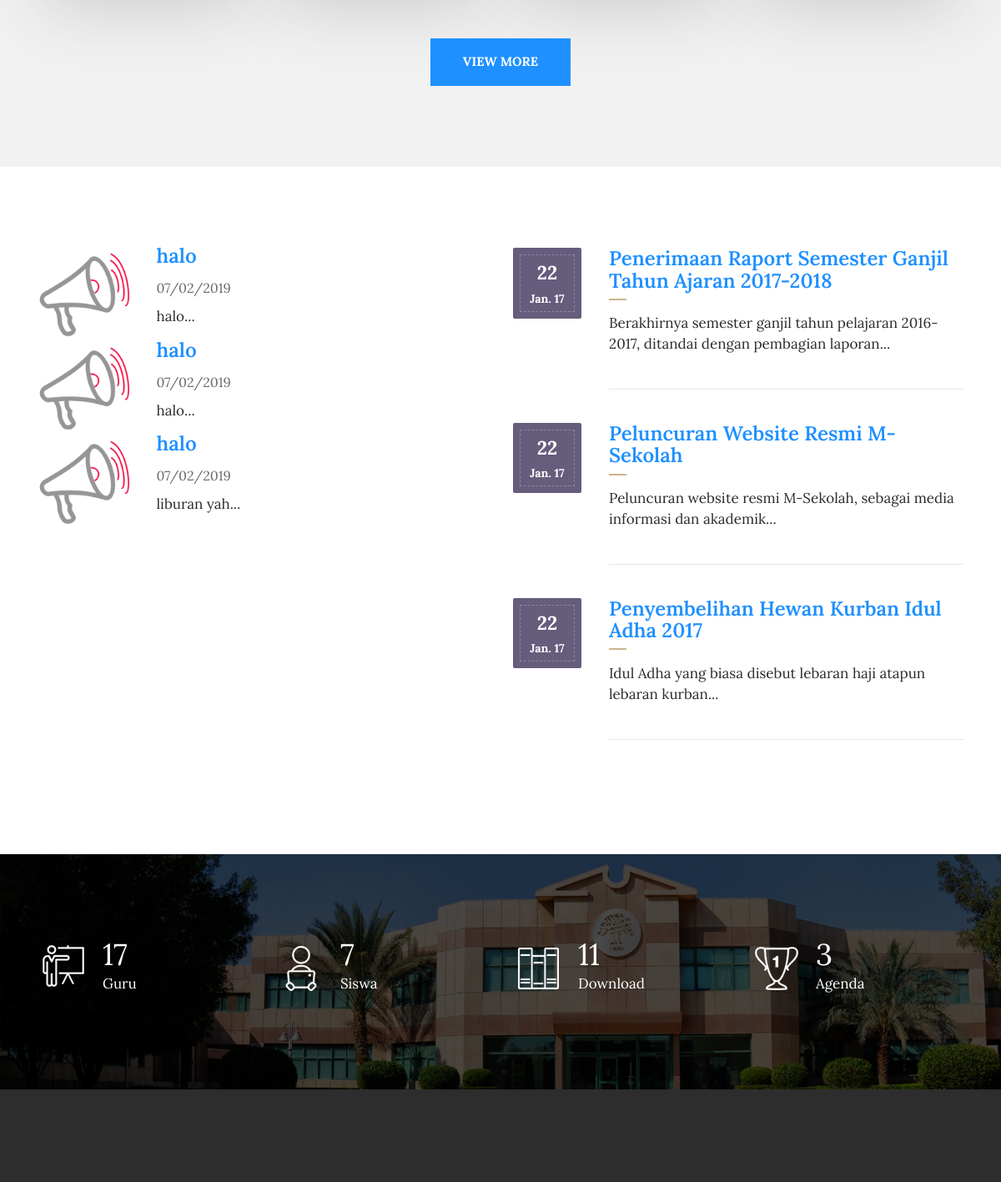
Before: / (middle part) with the older database file.
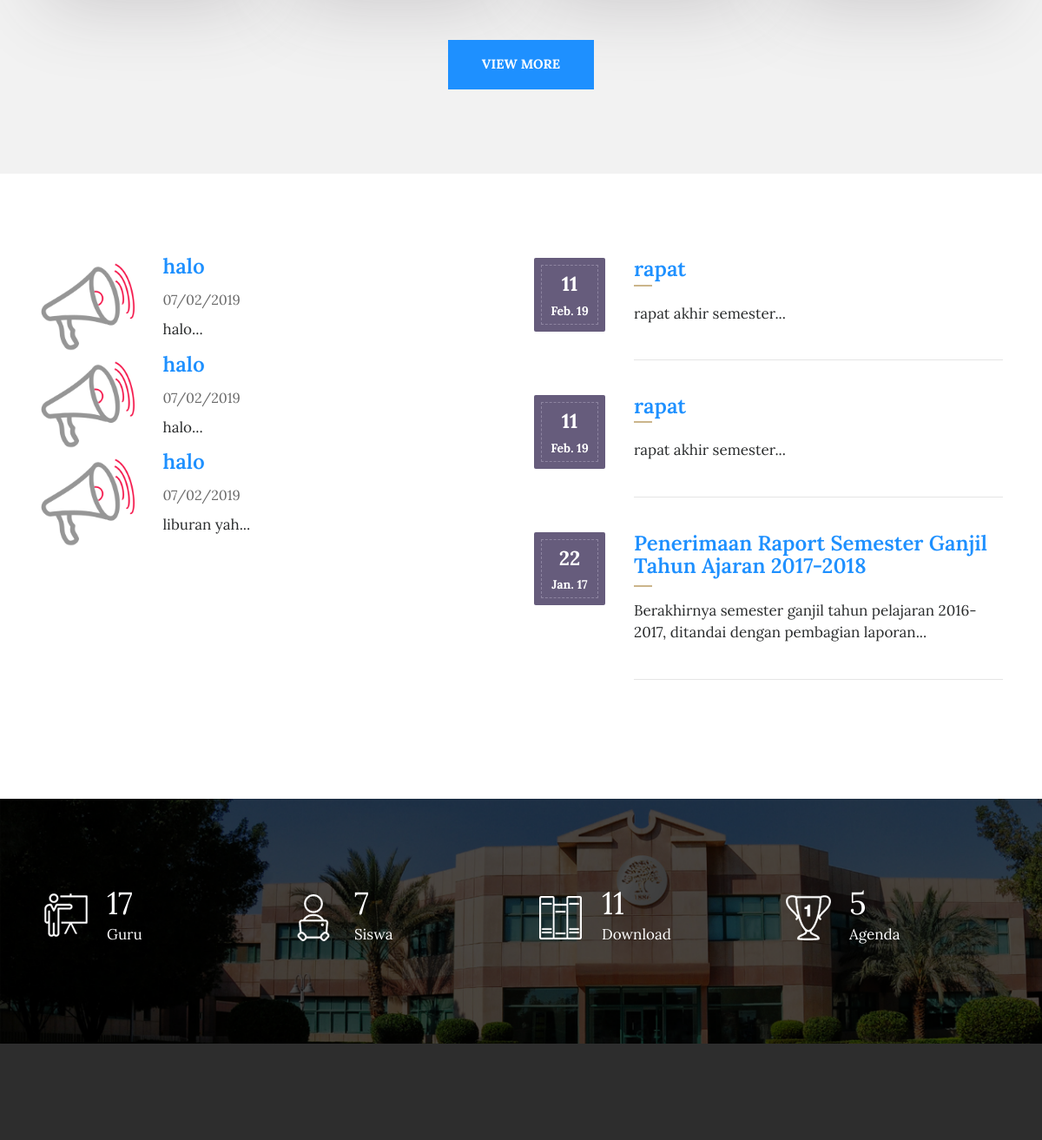
After: the same page with the newer database file.
### tables this page shows
CREATE TABLE `tbl_pengumuman` (
  `pengumuman_id` int(11) NOT NULL,
  `pengumuman_judul` varchar(150) DEFAULT NULL,
  `pengumuman_deskripsi` text,
  `pengumuman_tanggal` timestamp NULL DEFAULT CURRENT_TIMESTAMP,
  `pengumuman_author` varchar(60) DEFAULT NULL
);

CREATE TABLE `tbl_agenda` (
  `agenda_id` int(11) NOT NULL,
  `agenda_nama` varchar(200) DEFAULT NULL,
  `agenda_tanggal` timestamp NULL DEFAULT CURRENT_TIMESTAMP,
  `agenda_deskripsi` text,
  `agenda_mulai` date DEFAULT NULL,
  `agenda_selesai` date DEFAULT NULL,
  `agenda_tempat` varchar(90) DEFAULT NULL,
  `agenda_waktu` time(6) DEFAULT NULL,
  `agenda_keterangan` varchar(200) DEFAULT NULL,
  `agenda_author` varchar(60) DEFAULT NULL
);

### application/controllers/Home.php (called while the page is built, shortened)
<?php
class Home extends CI_Controller{
	function __construct(){
		$this->load->model('m_tulisan');
		$this->load->model('m_galeri');
		$this->load->model('m_pengumuman');
		$this->load->model('m_agenda');
		$this->load->model('m_files');
		$this->load->model('m_pengunjung');
	}
	function index(){
			$x['berita']=$this->m_tulisan->get_berita_home();
			$x['pengumuman']=$this->m_pengumuman->get_pengumuman_home();
			$x['agenda']=$this->m_agenda->get_agenda_home();
			$x['tot_guru']=$this->db->get('tbl_guru')->num_rows();
			$x['tot_siswa']=$this->db->get('tbl_siswa')->num_rows();
			$x['tot_files']=$this->db->get('tbl_files')->num_rows();
			$x['tot_agenda']=$this->db->get('tbl_agenda')->num_rows();
			$this->load->view('beranda/header',$x);
			$this->load->view('beranda/slider',$x);
			$this->load->view('depan/v_home',$x);
			$this->load->view('beranda/footer',$x);
	}
}

### index.php (called while the page is built, shortened)
<?php
require_once BASEPATH.'core/CodeIgniter.php';

### application/models/M_tulisan.php (called while the page is built, shortened)
<?php
class M_tulisan extends CI_Model{
	function get_berita_home(){
		$hsl=$this->db->query("SELECT tbl_tulisan.*,DATE_FORMAT(tulisan_tanggal,'%d/%m/%Y') AS tanggal FROM tbl_tulisan ORDER BY tulisan_id DESC limit 4");
		return $hsl;
	}
}

### application/models/M_pengumuman.php (called while the page is built, shortened)
<?php
class M_pengumuman extends CI_Model{
	function get_pengumuman_home(){
		$hsl=$this->db->query("SELECT pengumuman_id,pengumuman_judul,pengumuman_deskripsi,DATE_FORMAT(pengumuman_tanggal,'%d/%m/%Y') AS tanggal,pengumuman_author FROM tbl_pengumuman ORDER BY pengumuman_id DESC limit 3");
		return $hsl;
	}
}

### application/models/M_agenda.php (called while the page is built, shortened)
<?php
class M_agenda extends CI_Model{
	function get_agenda_home(){
		$hsl=$this->db->query("SELECT tbl_agenda.*,DATE_FORMAT(agenda_tanggal,'%d/%m/%Y') AS tanggal FROM tbl_agenda ORDER BY agenda_id DESC limit 3");
		return $hsl;
	}
}

### application/views/depan/v_home.php (the view, shortened to what this page needs)
<!DOCTYPE html>
<html lang="en">
<head>
    <link rel="stylesheet" href="<?php echo base_url().'theme/css/bootstrap.min.css'?>">
    <link rel="stylesheet" href="<?php echo base_url().'theme/css/font-awesome.min.css'?>">
    <link rel="stylesheet" href="<?php echo base_url().'theme/css/simple-line-icons.css'?>">
    <link rel="stylesheet" href="<?php echo base_url().'theme/css/slick.css'?>">
    <link rel="stylesheet" href="<?php echo base_url().'theme/css/slick-theme.css'?>">
    <link rel="stylesheet" href="<?php echo base_url().'theme/css/owl.carousel.min.css'?>">
    <link href="<?php echo base_url().'theme/css/style.css'?>" rel="stylesheet">
    <?php
        function limit_words($string, $word_limit){
            $words = explode(" ",$string);
            return implode(" ",array_splice($words,0,$word_limit));
        }
    ?>
</head>
<section class="our_courses">
    <div class="container">
        <div class="row">
          <?php foreach ($berita->result() as $row) :?>
            <div class="col-xs-12 col-sm-6 col-md-6 col-lg-3">
            </div>
          <?php endforeach;?>
        </div> <br>
        <div class="row">
            <div class="col-md-12 text-center">
                <a href="<?php echo site_url('artikel');?>" class="btn btn-default btn-courses">View More</a>
            </div>
        </div>
    </div>
</section>
<section class="event">
    <div class="container">
        <div class="row">
            <div class="col-lg-6">
                <div class="event-img2">
                <?php foreach ($pengumuman->result() as $row) :?>
                <div class="row">
                    <div class="col-sm-3"> <img src="<?php echo base_url().'theme/images/announcement-icon.png'?>" class="img-fluid" alt="event-img"></div>
                    <div class="col-sm-9"> <h3><a href="<?php echo site_url('pengumuman');?>"><?php echo $row->pengumuman_judul;?></a></h3>
                      <span><?php echo $row->tanggal;?></span>
                      <p><?php echo limit_words($row->pengumuman_deskripsi,10).'...';?></p>
                    </div>
                </div>
                <?php endforeach;?>
                </div>
            </div>
            <div class="col-lg-6">
                <div class="row">
                    <div class="col-md-12">
                      <?php foreach ($agenda->result() as $row):?>
                        <div class="event_date">
                            <div class="event-date-wrap">
                                <p><?php echo date("d", strtotime($row->agenda_tanggal));?></p>
                                <span><?php echo date("M. y", strtotime($row->agenda_tanggal));?></span>
                            </div>
                        </div>
                        <div class="date-description">
                            <h3><a href="<?php echo site_url('agenda');?>"><?php echo $row->agenda_nama;?></a></h3>
                            <p><?php echo limit_words($row->agenda_deskripsi,10).'...';?></p>
                            <hr class="event_line">
                        </div>
                        <?php endforeach;?>
                    </div>
                </div>
            </div>
        </div>
    </div>
</section>
<div class="detailed_chart">
    <div class="container">
        <div class="row">
            <div class="col-xs-12 col-sm-6 col-md-3 chart_bottom">
                <div class="chart-img">
                    <img src="<?php echo base_url().'theme/images/chart-icon_1.png'?>" class="img-fluid" alt="chart_icon">
                </div>
                <div class="chart-text">
                    <p><span class="counter"><?php echo $tot_guru;?></span> Guru
                    </p>
                </div>
            </div>
            <div class="col-xs-12 col-sm-6 col-md-3 chart_bottom chart_top">
                <div class="chart-img">
                    <img src="<?php echo base_url().'theme/images/chart-icon_2.png'?>" class="img-fluid" alt="chart_icon">
                </div>
                <div class="chart-text">
                    <p><span class="counter"><?php echo $tot_siswa;?></span> Siswa
                    </p>
                </div>
            </div>
            <div class="col-xs-12 col-sm-6 col-md-3 chart_top">
                <div class="chart-img">
                    <img src="<?php echo base_url().'theme/images/chart-icon_3.png'?>" class="img-fluid" alt="chart_icon">
                </div>
                <div class="chart-text">
                    <p><span class="counter"><?php echo $tot_files;?></span> Download
                    </p>
                </div>
            </div>
            <div class="col-xs-12 col-sm-6 col-md-3">
                <div class="chart-img">
                    <img src="<?php echo base_url().'theme/images/chart-icon_4.png'?>" class="img-fluid" alt="chart_icon">
                </div>
                <div class="chart-text">
                    <p><span class="counter"><?php echo $tot_agenda;?></span> Agenda</p>
                </div>
            </div>
        </div>
    </div>
</div>

### application/views/beranda/header.php (shortened to what this page needs)
<!DOCTYPE html>
<html lang="en">
<head>
    <link rel="stylesheet" href="<?php echo base_url().'theme/css/bootstrap.min.css'?>">
    <link rel="stylesheet" href="<?php echo base_url().'theme/css/font-awesome.min.css'?>">
    <link rel="stylesheet" href="<?php echo base_url().'theme/css/simple-line-icons.css'?>">
    <link rel="stylesheet" href="<?php echo base_url().'theme/css/slick.css'?>">
    <link rel="stylesheet" href="<?php echo base_url().'theme/css/slick-theme.css'?>">
    <link rel="stylesheet" href="<?php echo base_url().'theme/css/owl.carousel.min.css'?>">
    <link href="<?php echo base_url().'theme/css/style.css'?>" rel="stylesheet">
</head>
<body>

### application/views/beranda/footer.php (shortened to what this page needs)
<footer>
    <div class="container">
        <div class="row">
            <div class="col-md-3">
                <div class="foot-logo">
                    </div>
                </div>
                <div class="col-md-3">
                    <div class="sitemap">
                        <h3>Menu Utama</h3>
                    </div>
                </div>
                <div class="col-md-3">
                  <div class="sitemap">
                      <h3>Akademik</h3>
                  </div>
                </div>
                <div class="col-md-3">
                    <div class="address">
                        <h3>Hubungi Kami</h3>
                        </div>
                    </div>
                </div>
            </div>
        </footer>
    </body>
    </html>

### application/views/beranda/header.php (style rules this page uses)
body { top:0 !important; }

Changed rows visible on the page:
no longer on this page (row unchanged): tbl_agenda: agenda_tanggal "22", agenda_tanggal "Jan. 17", agenda_nama "Peluncuran Website Resmi M-Sekolah", agenda_deskripsi "Peluncuran website resmi M-Sekolah, sebagai media informasi dan akademik"
no longer on this page (row unchanged): tbl_agenda: agenda_tanggal "22", agenda_tanggal "Jan. 17", agenda_nama "Penyembelihan Hewan Kurban Idul Adha 2017", agenda_deskripsi "Idul Adha yang biasa disebut lebaran haji atapun lebaran kurban"
added tbl_agenda: agenda_tanggal "11", agenda_tanggal "Feb. 19", agenda_nama "rapat", agenda_deskripsi "rapat akhir semester"
added tbl_agenda: agenda_tanggal "11", agenda_tanggal "Feb. 19", agenda_nama "rapat", agenda_deskripsi "rapat akhir semester"
Other visible differences:
$tot_agenda: "3" → "5"
